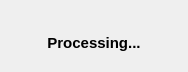
<?xml version="1.0" encoding="UTF-8"?>
<ui version="4.0">
 <class>WaitingDialog</class>
 <widget class="QDialog" name="WaitingDialog">
  <property name="windowModality">
   <enum>Qt::ApplicationModal</enum>
  </property>
  <property name="geometry">
   <rect>
    <x>0</x>
    <y>0</y>
    <width>188</width>
    <height>67</height>
   </rect>
  </property>
  <property name="maximumSize">
   <size>
    <width>400</width>
    <height>120</height>
   </size>
  </property>
  <property name="windowTitle">
   <string>Dialog</string>
  </property>
  <property name="modal">
   <bool>true</bool>
  </property>
  <layout class="QVBoxLayout" name="verticalLayout">
   <item>
    <widget class="QFrame" name="frame">
     <property name="frameShape">
      <enum>QFrame::NoFrame</enum>
     </property>
     <property name="frameShadow">
      <enum>QFrame::Raised</enum>
     </property>
     <layout class="QVBoxLayout" name="verticalLayout_2">
      <property name="leftMargin">
       <number>3</number>
      </property>
      <property name="topMargin">
       <number>3</number>
      </property>
      <property name="rightMargin">
       <number>3</number>
      </property>
      <item>
       <widget class="QLabel" name="loader">
        <property name="text">
         <string/>
        </property>
        <property name="alignment">
         <set>Qt::AlignCenter</set>
        </property>
       </widget>
      </item>
      <item>
       <widget class="QLabel" name="lblMessage">
        <property name="font">
         <font>
          <pointsize>11</pointsize>
          <weight>75</weight>
          <bold>true</bold>
         </font>
        </property>
        <property name="text">
         <string>Processing...</string>
        </property>
        <property name="alignment">
         <set>Qt::AlignCenter</set>
        </property>
        <property name="margin">
         <number>0</number>
        </property>
       </widget>
      </item>
     </layout>
    </widget>
   </item>
  </layout>
 </widget>
 <resources/>
 <connections/>
</ui>
